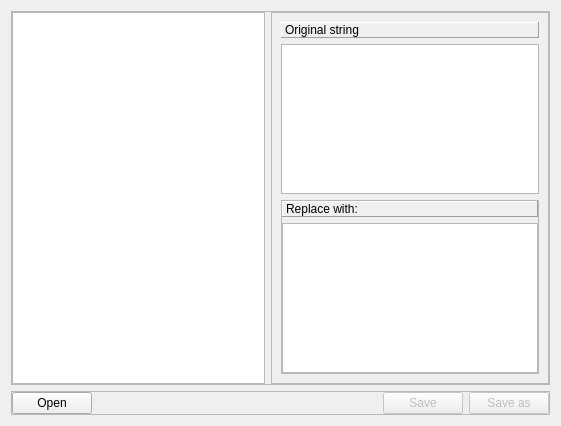
<?xml version="1.0" encoding="UTF-8"?>
<ui version="4.0">
 <class>gui_lmd</class>
 <widget class="QWidget" name="gui_lmd">
  <property name="geometry">
   <rect>
    <x>0</x>
    <y>0</y>
    <width>561</width>
    <height>426</height>
   </rect>
  </property>
  <property name="windowTitle">
   <string>Form</string>
  </property>
  <layout class="QVBoxLayout" name="verticalLayout_4">
   <item>
    <widget class="QFrame" name="frame_4">
     <property name="frameShape">
      <enum>QFrame::StyledPanel</enum>
     </property>
     <property name="frameShadow">
      <enum>QFrame::Raised</enum>
     </property>
     <layout class="QHBoxLayout" name="horizontalLayout">
      <property name="leftMargin">
       <number>0</number>
      </property>
      <property name="topMargin">
       <number>0</number>
      </property>
      <property name="rightMargin">
       <number>0</number>
      </property>
      <property name="bottomMargin">
       <number>0</number>
      </property>
      <item>
       <widget class="QListWidget" name="list_Strings">
        <property name="enabled">
         <bool>true</bool>
        </property>
        <property name="sizePolicy">
         <sizepolicy hsizetype="Preferred" vsizetype="Expanding">
          <horstretch>0</horstretch>
          <verstretch>0</verstretch>
         </sizepolicy>
        </property>
        <property name="movement">
         <enum>QListView::Static</enum>
        </property>
        <property name="flow">
         <enum>QListView::TopToBottom</enum>
        </property>
        <property name="currentRow">
         <number>-1</number>
        </property>
       </widget>
      </item>
      <item>
       <widget class="QFrame" name="frame_3">
        <property name="sizePolicy">
         <sizepolicy hsizetype="MinimumExpanding" vsizetype="Preferred">
          <horstretch>0</horstretch>
          <verstretch>0</verstretch>
         </sizepolicy>
        </property>
        <property name="frameShape">
         <enum>QFrame::StyledPanel</enum>
        </property>
        <property name="frameShadow">
         <enum>QFrame::Raised</enum>
        </property>
        <layout class="QVBoxLayout" name="verticalLayout_3">
         <item>
          <widget class="QFrame" name="frame">
           <layout class="QVBoxLayout" name="verticalLayout">
            <property name="leftMargin">
             <number>0</number>
            </property>
            <property name="topMargin">
             <number>0</number>
            </property>
            <property name="rightMargin">
             <number>0</number>
            </property>
            <property name="bottomMargin">
             <number>0</number>
            </property>
            <item>
             <widget class="QLabel" name="label">
              <property name="frameShape">
               <enum>QFrame::Panel</enum>
              </property>
              <property name="frameShadow">
               <enum>QFrame::Raised</enum>
              </property>
              <property name="text">
               <string>Original string</string>
              </property>
              <property name="alignment">
               <set>Qt::AlignLeading|Qt::AlignLeft|Qt::AlignVCenter</set>
              </property>
             </widget>
            </item>
            <item>
             <widget class="QTextEdit" name="text_Original">
              <property name="textInteractionFlags">
               <set>Qt::TextSelectableByKeyboard|Qt::TextSelectableByMouse</set>
              </property>
             </widget>
            </item>
           </layout>
          </widget>
         </item>
         <item>
          <widget class="QFrame" name="frame_2">
           <property name="frameShape">
            <enum>QFrame::StyledPanel</enum>
           </property>
           <property name="frameShadow">
            <enum>QFrame::Raised</enum>
           </property>
           <layout class="QVBoxLayout" name="verticalLayout_2">
            <property name="leftMargin">
             <number>0</number>
            </property>
            <property name="topMargin">
             <number>0</number>
            </property>
            <property name="rightMargin">
             <number>0</number>
            </property>
            <property name="bottomMargin">
             <number>0</number>
            </property>
            <item>
             <widget class="QLabel" name="label_2">
              <property name="frameShape">
               <enum>QFrame::Panel</enum>
              </property>
              <property name="frameShadow">
               <enum>QFrame::Raised</enum>
              </property>
              <property name="text">
               <string>Replace with:</string>
              </property>
              <property name="alignment">
               <set>Qt::AlignLeading|Qt::AlignLeft|Qt::AlignVCenter</set>
              </property>
             </widget>
            </item>
            <item>
             <widget class="QTextEdit" name="text_Replace">
              <property name="enabled">
               <bool>true</bool>
              </property>
             </widget>
            </item>
           </layout>
          </widget>
         </item>
        </layout>
       </widget>
      </item>
     </layout>
    </widget>
   </item>
   <item>
    <widget class="QFrame" name="frame_lmd_standalone">
     <property name="enabled">
      <bool>true</bool>
     </property>
     <property name="frameShape">
      <enum>QFrame::StyledPanel</enum>
     </property>
     <property name="frameShadow">
      <enum>QFrame::Raised</enum>
     </property>
     <layout class="QHBoxLayout" name="horizontalLayout_2">
      <property name="leftMargin">
       <number>0</number>
      </property>
      <property name="topMargin">
       <number>0</number>
      </property>
      <property name="rightMargin">
       <number>0</number>
      </property>
      <property name="bottomMargin">
       <number>0</number>
      </property>
      <item>
       <widget class="QPushButton" name="btn_Open">
        <property name="text">
         <string>Open</string>
        </property>
       </widget>
      </item>
      <item>
       <spacer name="horizontalSpacer">
        <property name="orientation">
         <enum>Qt::Horizontal</enum>
        </property>
        <property name="sizeHint" stdset="0">
         <size>
          <width>280</width>
          <height>20</height>
         </size>
        </property>
       </spacer>
      </item>
      <item>
       <widget class="QPushButton" name="btn_Save">
        <property name="enabled">
         <bool>false</bool>
        </property>
        <property name="text">
         <string>Save</string>
        </property>
       </widget>
      </item>
      <item>
       <widget class="QPushButton" name="btn_SaveAs">
        <property name="enabled">
         <bool>false</bool>
        </property>
        <property name="text">
         <string>Save as</string>
        </property>
       </widget>
      </item>
     </layout>
    </widget>
   </item>
  </layout>
 </widget>
 <resources/>
 <connections/>
</ui>
